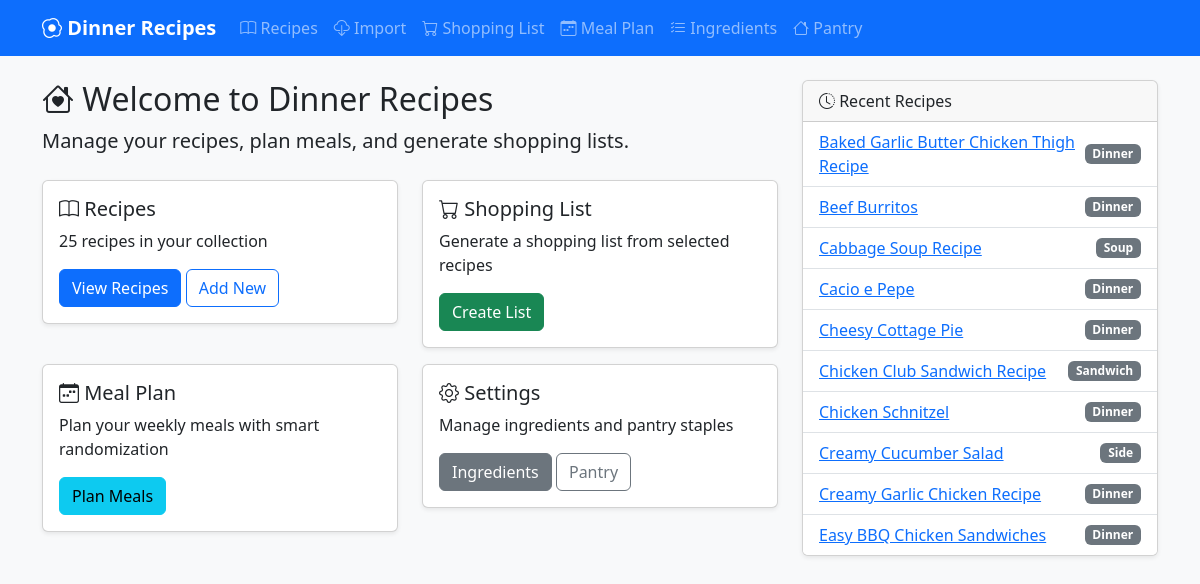
The app's page /, older data.
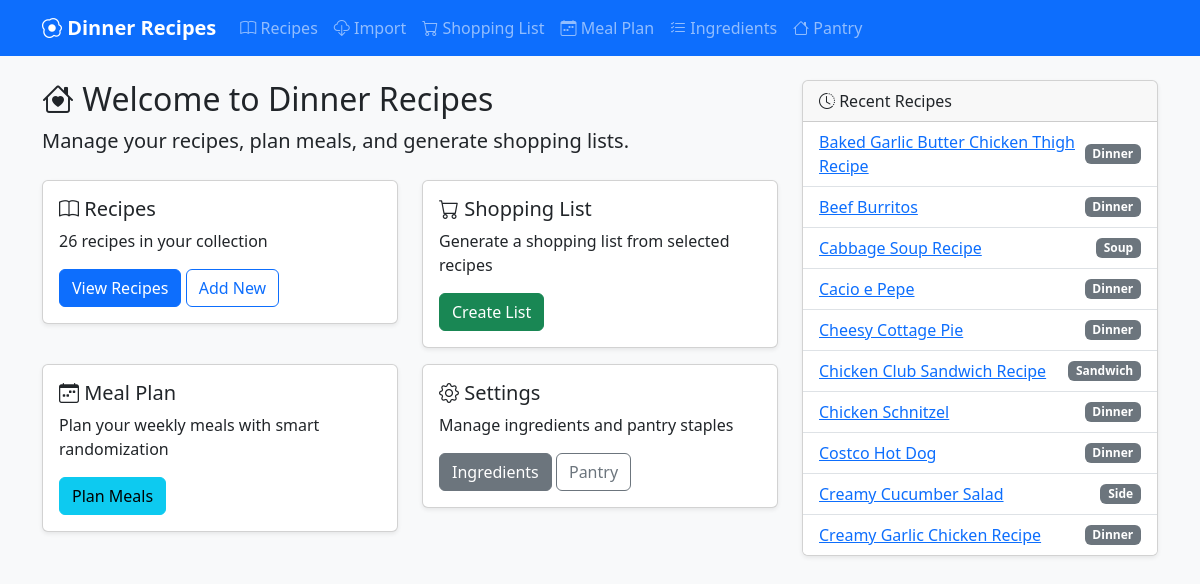
The same page, newer data.
### app.py (models this page shows)
class Recipe(db.Model):
    id = db.Column(db.Integer, primary_key=True)
    name = db.Column(db.String(100), unique=True, nullable=False, index=True)
    category = db.Column(db.String(50), default='Dinner', index=True)
    difficulty = db.Column(db.String(20), default='Easy')
    protein_type = db.Column(db.String(20), default='None', index=True)
    servings = db.Column(db.Integer, default=4)
    instructions = db.Column(db.Text, default='')
    image = db.Column(db.String(255), default='')
    source_url = db.Column(db.String(500), default='')
    ingredients = db.relationship('RecipeIngredient', backref='recipe', lazy=True, cascade='all, delete-orphan')

### app.py (the view)
@app.route('/')
def index():
    recipes = Recipe.query.filter(Recipe.category != 'Archive').order_by(Recipe.name).all()
    return render_template('index.html', recipes=recipes)

### templates/index.html
{% extends 'base.html' %}
{% block content %}
<div class="row">
    <div class="col-md-8">
        <h2><i class="bi bi-house-heart"></i> Welcome to Dinner Recipes</h2>
        <p class="lead">Manage your recipes, plan meals, and generate shopping lists.</p>
        <div class="row mt-4">
            <div class="col-md-6">
                <div class="card">
                    <div class="card-body">
                        <h5 class="card-title"><i class="bi bi-book"></i> Recipes</h5>
                        <p class="card-text">{{ recipes|length }} recipes in your collection</p>
                        <a href="{{ url_for('recipes_list') }}" class="btn btn-primary">View Recipes</a>
                        <a href="{{ url_for('recipe_add') }}" class="btn btn-outline-primary">Add New</a>
                    </div>
                </div>
            </div>
            <div class="col-md-6">
                <div class="card">
                    <div class="card-body">
                        <h5 class="card-title"><i class="bi bi-cart"></i> Shopping List</h5>
                        <p class="card-text">Generate a shopping list from selected recipes</p>
                        <a href="{{ url_for('shopping_list') }}" class="btn btn-success">Create List</a>
                    </div>
                </div>
            </div>
        </div>
        <div class="row mt-3">
            <div class="col-md-6">
                <div class="card">
                    <div class="card-body">
                        <h5 class="card-title"><i class="bi bi-calendar-week"></i> Meal Plan</h5>
                        <p class="card-text">Plan your weekly meals with smart randomization</p>
                        <a href="{{ url_for('meal_plan') }}" class="btn btn-info">Plan Meals</a>
                    </div>
                </div>
            </div>
            <div class="col-md-6">
                <div class="card">
                    <div class="card-body">
                        <h5 class="card-title"><i class="bi bi-gear"></i> Settings</h5>
                        <p class="card-text">Manage ingredients and pantry staples</p>
                        <a href="{{ url_for('ingredients_list') }}" class="btn btn-secondary">Ingredients</a>
                        <a href="{{ url_for('pantry_list') }}" class="btn btn-outline-secondary">Pantry</a>
                    </div>
                </div>
            </div>
        </div>
    </div>
    <div class="col-md-4">
        <div class="card">
            <div class="card-header">
                <i class="bi bi-clock-history"></i> Recent Recipes
            </div>
            <ul class="list-group list-group-flush">
                {% for recipe in recipes[:10] %}
                <li class="list-group-item d-flex justify-content-between align-items-center">
                    <a href="{{ url_for('recipe_view', id=recipe.id) }}">{{ recipe.name }}</a>
                    <span class="badge bg-secondary">{{ recipe.category }}</span>
                </li>
                {% else %}
                <li class="list-group-item">No recipes yet</li>
                {% endfor %}
            </ul>
        </div>
    </div>
</div>
{% endblock %}

Row changes from the older to the newer data that the page shows:
no longer on this page (row unchanged): Recipe: name "Easy BBQ Chicken Sandwiches", category "Dinner"
added Recipe: name "Costco Hot Dog", category "Dinner"
Text that changed along with them:
{{ recipes|length }}: "25" → "26"
